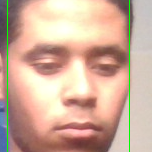
#> input picture src/7.png, 152 x 152 px, given in place of the camera
$ python filter_lesson.py
#> lines starting #> are read from the running program, lines starting #| are printed output that depends on the picture; after the words box and inside, x2 and y2 are one past the last pixel; in counts of white or black regions, pixels touching at a corner belong together
### src/lessons/utils.py
import cv2
import os

# source: https://stackoverflow.com/a/44659589
# [26 lines left out: function image_resize, not called in this run]


class CFEVideoConf(object):
    # Standard Video Dimensions Sizes
    STD_DIMENSIONS =  {
        "360p": (480, 360),
        "480p": (640, 480),
        "720p": (1280, 720),
        "1080p": (1920, 1080),
        "4k": (3840, 2160),
    }
    # Video Encoding, might require additional installs
    # Types of Codes: http://www.fourcc.org/codecs.php
    VIDEO_TYPE = {
        'avi': cv2.VideoWriter_fourcc(*'XVID'),
        #'mp4': cv2.VideoWriter_fourcc(*'H264'),
        'mp4': cv2.VideoWriter_fourcc(*'XVID'),
    }

    width           = 640
    height          = 480
    dims            = (640, 480)
    capture         = None
    video_type      = None
    def __init__(self, capture, filepath, res="480p", *args, **kwargs):
        self.capture = capture
        self.filepath = filepath
        self.width, self.height = self.get_dims(res=res)
        self.video_type = self.get_video_type()

    # Set resolution for the video capture
    # Function adapted from https://kirr.co/0l6qmh
    def change_res(self, width, height):
        self.capture.set(3, width)
        self.capture.set(4, height)

    def get_dims(self, res='480p'):
        width, height = self.STD_DIMENSIONS['480p']
        if res in self.STD_DIMENSIONS:
            width, height = self.STD_DIMENSIONS[res]
        self.change_res(width, height)
        self.dims = (width, height)
        return width, height

    def get_video_type(self):
        filename, ext = os.path.splitext(self.filepath)
        if ext in self.VIDEO_TYPE:
          return  self.VIDEO_TYPE[ext]
        return self.VIDEO_TYPE['avi']

### src/lessons/filter_lesson.py
import numpy as np
import cv2
import random
from .utils import CFEVideoConf, image_resize
import glob
import math


cap = cv2.VideoCapture(0)

frames_per_seconds = 20
save_path='saved-media/filter.mp4'
config = CFEVideoConf(cap, filepath=save_path, res='480p')
#out = cv2.VideoWriter(save_path, config.video_type, frames_per_seconds, config.dims)

def apply_invert(frame):
    return cv2.bitwise_not(frame)

def verify_alpha_channel(frame):
    try:
        frame.shape[3] # 4th position
    except IndexError:
        frame = cv2.cvtColor(frame, cv2.COLOR_BGR2BGRA)
    return frame


def apply_color_overlay(frame,
            intensity=0.2,
            blue = 0,
            green = 0,
            red = 0):
    frame = verify_alpha_channel(frame)
    frame_h, frame_w, frame_c = frame.shape
    color_bgra = (blue, green, red, 1)
    overlay = np.full((frame_h, frame_w, 4), color_bgra, dtype='uint8')
    cv2.addWeighted(overlay, intensity, frame, 1.0, 0, frame)
    frame = cv2.cvtColor(frame, cv2.COLOR_BGRA2BGR)
    return frame

def apply_sepia(frame, intensity=0.5):
    blue = 20
    green = 66
    red = 112
    frame = apply_color_overlay(frame,
            intensity=intensity,
            blue=blue, green=green, red=red)
    return frame


def alpha_blend(frame_1, frame_2, mask):
    alpha = mask/255.0
    blended = cv2.convertScaleAbs(frame_1*(1-alpha) + frame_2*alpha)
    return blended


def apply_circle_focus_blur(frame, intensity=0.2):
    frame           = verify_alpha_channel(frame)
    frame_h, frame_w, frame_c = frame.shape
    y = int(frame_h/2)
    x = int(frame_w/2)
    radius = int(x/2) # int(x/2)
    center = (x,y)
    mask    = np.zeros((frame_h, frame_w, 4), dtype='uint8')
    cv2.circle(mask, center, radius, (255,255,255), -1, cv2.LINE_AA)
    mask    = cv2.GaussianBlur(mask, (21,21),11 )
    blured  = cv2.GaussianBlur(frame, (21,21), 11)
    blended = alpha_blend(frame, blured, 255-mask)
    frame   = cv2.cvtColor(blended, cv2.COLOR_BGRA2BGR)
    return frame

def apply_portrait_mode(frame):
    frame           = verify_alpha_channel(frame)
    gray = cv2.cvtColor(frame, cv2.COLOR_BGR2GRAY)
    _, mask = cv2.threshold(gray, 120,255,cv2.THRESH_BINARY)
    mask = cv2.cvtColor(mask, cv2.COLOR_GRAY2BGRA)
    blured = cv2.GaussianBlur(frame, (21,21), 11)
    blended = alpha_blend(frame, blured, mask)
    frame = cv2.cvtColor(blended, cv2.COLOR_BGRA2BGR)
    return frame


while(True):
    # Capture frame-by-frame
    ret, frame = cap.read()
#> frame is the input picture: shape (152, 152, 3); mean B, G, R 154.1, 173.3, 206.3

    portrait_mode = apply_portrait_mode(frame)
#> in apply_portrait_mode, `gray = cv2.cvtColor(frame, cv2.COLOR_BGR2GRAY)`:
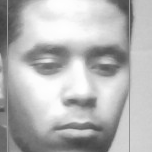
#> gray: shape (152, 152); min 65, max 255, mean 181
#> in apply_portrait_mode, `_, mask = cv2.threshold(gray, 120,255,cv2.THRESH_BINARY)`:
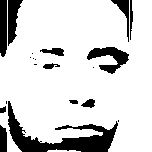
#> mask: shape (152, 152); 83.1% white; 20 black regions (8 under 20 px), largest, box (x1, y1, x2, y2) and area: (8, 101, 118, 152) 1798, (87, 47, 129, 74) 529, (8, 0, 23, 46) 396
    cv2.imshow('portrait_modeS', portrait_mode)

    circle_blur = apply_circle_focus_blur(frame)
#> in apply_circle_focus_blur, `cv2.circle(mask, center, radius, (255,255,255), -1, cv2.LINE_AA)`:
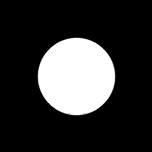
#> mask: shape (152, 152, 4); mean of channels 0, 1, 2, 3 51.7, 51.7, 51.7, 0; drawn as B, G, R
#> in alpha_blend (call 2), `alpha = mask/255.0`:
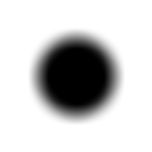
#> alpha: shape (152, 152, 4) float64; mean of channels 0, 1, 2, 3 0.797, 0.797, 0.797, 1; drawn as B, G, R
    cv2.imshow('circle_blur', circle_blur)

    sepia = apply_sepia(frame.copy())
    cv2.imshow('sepia', sepia)

    redish_color = apply_color_overlay(frame.copy(), intensity=.5, red=230, blue=10)
#> call 2 of apply_color_overlay, with intensity = 0.5, blue = 10, green = 0, red = 230
#> in apply_color_overlay (call 2), `cv2.addWeighted(overlay, intensity, frame, 1.0, 0, frame)`:
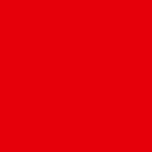
#> overlay: shape (152, 152, 4); mean B, G, R, A 10, 0, 230, 1
#> in apply_color_overlay (call 2), `cv2.addWeighted(overlay, intensity, frame, 1.0, 0, frame)`:
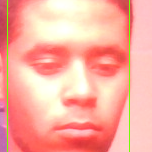
#> frame: shape (152, 152, 4); mean B, G, R, A 159.1, 173.3, 250.2, 255
    cv2.imshow('redish_color', redish_color)
    invert = apply_invert(frame)
#> in apply_invert, `return cv2.bitwise_not(frame)`:
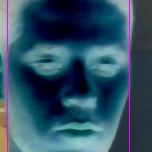
#> returned value: shape (152, 152, 3); mean of channels 0, 1, 2 100.9, 81.7, 48.7; drawn as B, G, R
    cv2.imshow('invert', invert)
    #cv2.imshow('frame', frame)
    if cv2.waitKey(20) & 0xFF == ord('q'):
#> (key q is pressed here)
        break

# When everything done, release the capture
cap.release()
cv2.destroyAllWindows()
